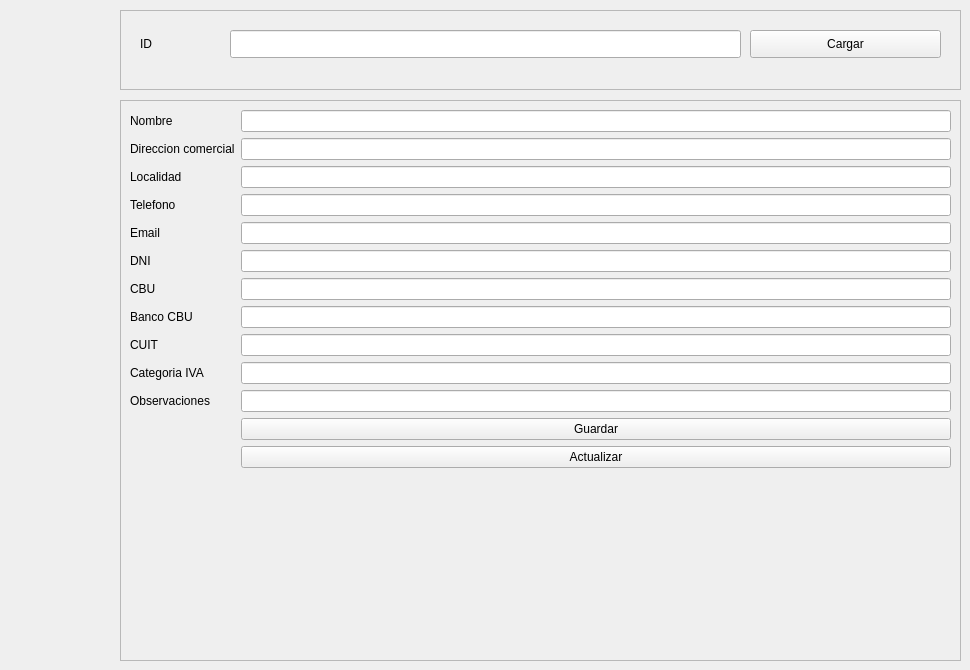
      <widget class="QWidget" name="tab_agregar_modificar_proveedor">
       <attribute name="title">
        <string>Agregar/Modificar proveedor</string>
       </attribute>
       <widget class="QFrame" name="frame_5">
        <property name="geometry">
         <rect>
          <x>120</x>
          <y>100</y>
          <width>841</width>
          <height>561</height>
         </rect>
        </property>
        <property name="frameShape">
         <enum>QFrame::StyledPanel</enum>
        </property>
        <property name="frameShadow">
         <enum>QFrame::Raised</enum>
        </property>
        <layout class="QFormLayout" name="formLayout_4">
         <item row="3" column="0">
          <widget class="QLabel" name="label_nombreProveedor">
           <property name="text">
            <string>Nombre</string>
           </property>
          </widget>
         </item>
         <item row="3" column="1">
          <widget class="QLineEdit" name="lineEdit_nombreProveedor"/>
         </item>
         <item row="7" column="0">
          <widget class="QLabel" name="label_direccionComercialProveedor">
           <property name="text">
            <string>Direccion comercial</string>
           </property>
          </widget>
         </item>
         <item row="7" column="1">
          <widget class="QLineEdit" name="lineEdit_direccionComercialProveedor"/>
         </item>
         <item row="8" column="0">
          <widget class="QLabel" name="label_localidadProveedor">
           <property name="text">
            <string>Localidad</string>
           </property>
          </widget>
         </item>
         <item row="8" column="1">
          <widget class="QLineEdit" name="lineEdit_localidadProveedor"/>
         </item>
         <item row="9" column="0">
          <widget class="QLabel" name="label_telefonoProveedor">
           <property name="text">
            <string>Telefono</string>
           </property>
          </widget>
         </item>
         <item row="9" column="1">
          <widget class="QLineEdit" name="lineEdit_telefonoProveedor"/>
         </item>
         <item row="12" column="0">
          <widget class="QLabel" name="label_emailProveedor">
           <property name="text">
            <string>Email</string>
           </property>
          </widget>
         </item>
         <item row="12" column="1">
          <widget class="QLineEdit" name="lineEdit_emailProveedor"/>
         </item>
         <item row="13" column="0">
          <widget class="QLabel" name="label_dniProveedor">
           <property name="text">
            <string>DNI</string>
           </property>
          </widget>
         </item>
         <item row="13" column="1">
          <widget class="QLineEdit" name="lineEdit_dniProveedor"/>
         </item>
         <item row="16" column="0">
          <widget class="QLabel" name="label_cbuProveedor">
           <property name="text">
            <string>CBU</string>
           </property>
          </widget>
         </item>
         <item row="16" column="1">
          <widget class="QLineEdit" name="lineEdit_cbuProveedor"/>
         </item>
         <item row="19" column="0">
          <widget class="QLabel" name="label_bancoCbuProveedor">
           <property name="text">
            <string>Banco CBU</string>
           </property>
          </widget>
         </item>
         <item row="19" column="1">
          <widget class="QLineEdit" name="lineEdit_bancoCbuProveedor"/>
         </item>
         <item row="20" column="0">
          <widget class="QLabel" name="label_cuitProveedor">
           <property name="text">
            <string>CUIT</string>
           </property>
          </widget>
         </item>
         <item row="20" column="1">
          <widget class="QLineEdit" name="lineEdit_cuitProveedor"/>
         </item>
         <item row="23" column="0">
          <widget class="QLabel" name="label_categoriaIvaProveedor">
           <property name="text">
            <string>Categoria IVA</string>
           </property>
          </widget>
         </item>
         <item row="23" column="1">
          <widget class="QLineEdit" name="lineEdit_categoriaIvaProveedor"/>
         </item>
         <item row="24" column="0">
          <widget class="QLabel" name="label_observacionesProveedor">
           <property name="text">
            <string>Observaciones</string>
           </property>
          </widget>
         </item>
         <item row="24" column="1">
          <widget class="QLineEdit" name="lineEdit_observacionesProveedor"/>
         </item>
         <item row="29" column="1">
          <widget class="QPushButton" name="pushButton_guardarProveedor">
           <property name="text">
            <string>Guardar</string>
           </property>
          </widget>
         </item>
         <item row="30" column="1">
          <widget class="QPushButton" name="pushButton_actualizarProveedor">
           <property name="text">
            <string>Actualizar</string>
           </property>
          </widget>
         </item>
        </layout>
       </widget>
       <widget class="QFrame" name="frame_11">
        <property name="geometry">
         <rect>
          <x>120</x>
          <y>10</y>
          <width>841</width>
          <height>80</height>
         </rect>
        </property>
        <property name="frameShape">
         <enum>QFrame::StyledPanel</enum>
        </property>
        <property name="frameShadow">
         <enum>QFrame::Raised</enum>
        </property>
        <widget class="QLabel" name="label_buscar_proveedor_por_id">
         <property name="geometry">
          <rect>
           <x>20</x>
           <y>20</y>
           <width>64</width>
           <height>28</height>
          </rect>
         </property>
         <property name="text">
          <string>ID</string>
         </property>
        </widget>
        <widget class="QLineEdit" name="lineEdit_buscar_proveedor_por_id">
         <property name="geometry">
          <rect>
           <x>110</x>
           <y>20</y>
           <width>511</width>
           <height>28</height>
          </rect>
         </property>
        </widget>
        <widget class="QPushButton" name="pushButton_cargar_proveedor_desde_id">
         <property name="geometry">
          <rect>
           <x>630</x>
           <y>20</y>
           <width>191</width>
           <height>28</height>
          </rect>
         </property>
         <property name="text">
          <string>Cargar</string>
         </property>
        </widget>
       </widget>
      </widget>
